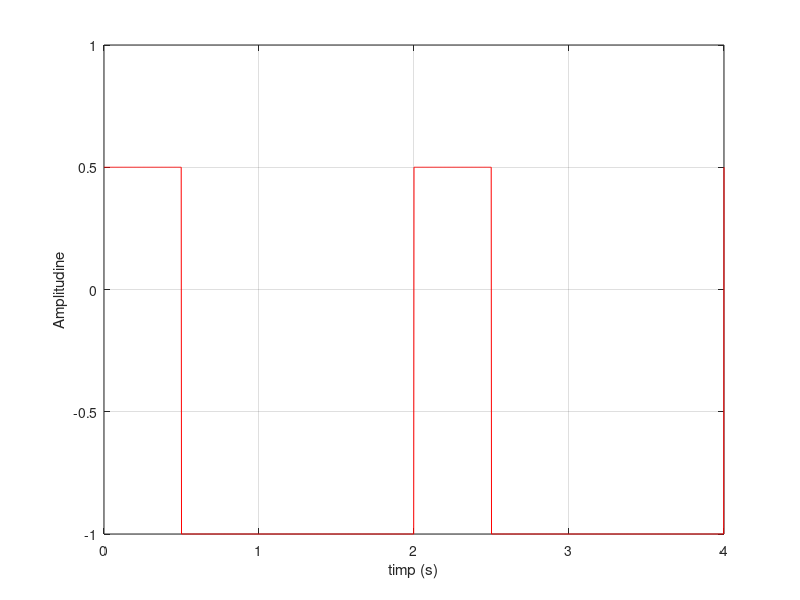
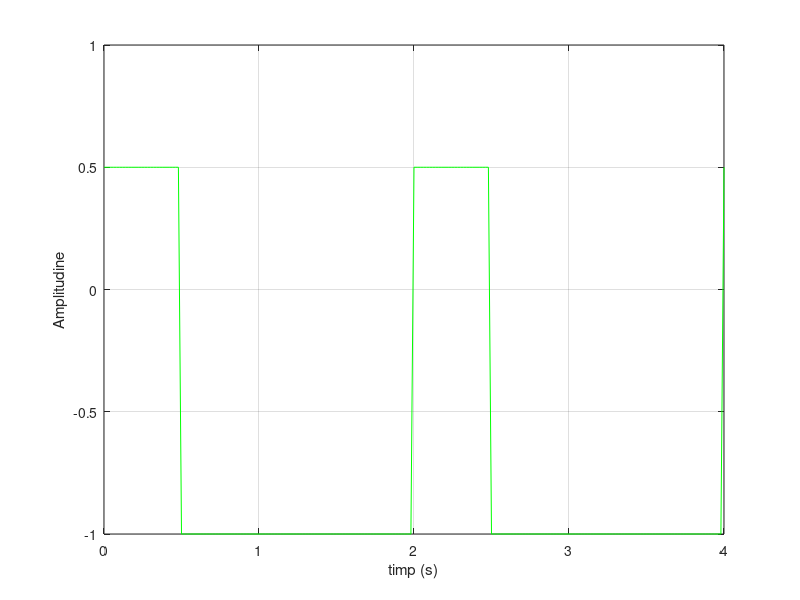
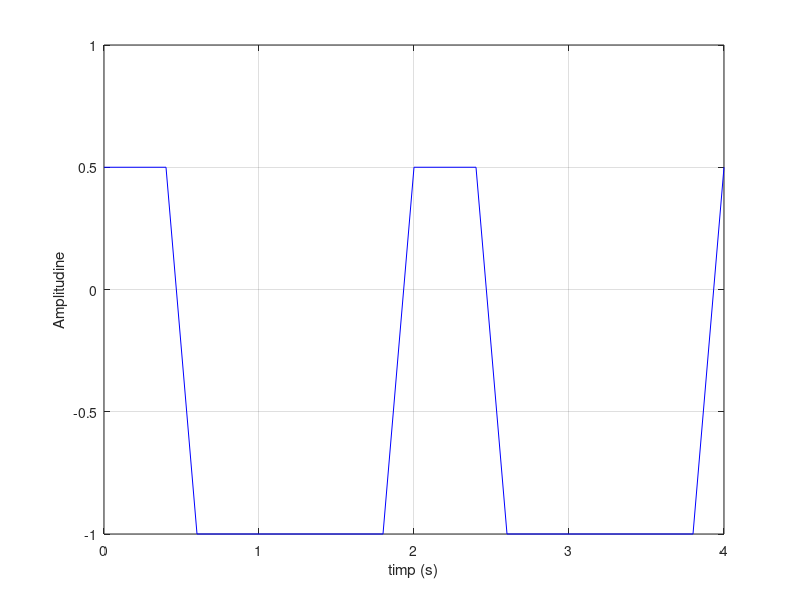

Source code (MATLAB) for these figures, in order:
frecventa = 0.5; 
componenta_continua = -0.25; 
amplitudine = 0.75; 
factor_de_umplere = 25; 

t1 = 0:0.002:4; 
semnal_dreptunghiular = componenta_continua+amplitudine*square(2*pi*frecventa.*t1,factor_de_umplere); 
figure(1) %rezolutie 2ms
plot(t1,semnal_dreptunghiular,'r'), xlabel('timp (s)'), ylabel('Amplitudine'),grid

t2 = 0:0.02:4; 
semnal_dreptunghiular = componenta_continua+amplitudine*square(2*pi*frecventa.*t2,factor_de_umplere);
figure(2) %rezolutie 20ms
plot(t2,semnal_dreptunghiular,'g'), xlabel('timp (s)'), ylabel('Amplitudine'),grid

t3 = 0:0.2:4;
semnal_dreptunghiular = componenta_continua+amplitudine*square(2*pi*frecventa.*t3,factor_de_umplere);
figure(3) %rezolutie 200ms
plot(t3,semnal_dreptunghiular ,'b'), xlabel('timp (s)'), ylabel('Amplitudine'),grid